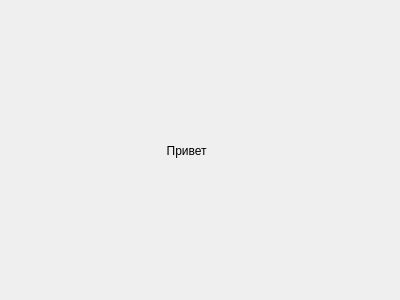
<?xml version="1.0" encoding="UTF-8"?>
<ui version="4.0">
 <class>SecondWindow</class>
 <widget class="QDialog" name="SecondWindow">
  <property name="geometry">
   <rect>
    <x>0</x>
    <y>0</y>
    <width>400</width>
    <height>300</height>
   </rect>
  </property>
  <property name="windowTitle">
   <string>Dialog</string>
  </property>
  <widget class="QLabel" name="label">
   <property name="geometry">
    <rect>
     <x>140</x>
     <y>120</y>
     <width>91</width>
     <height>61</height>
    </rect>
   </property>
   <property name="text">
    <string>        Привет</string>
   </property>
  </widget>
 </widget>
 <resources/>
 <connections/>
</ui>
